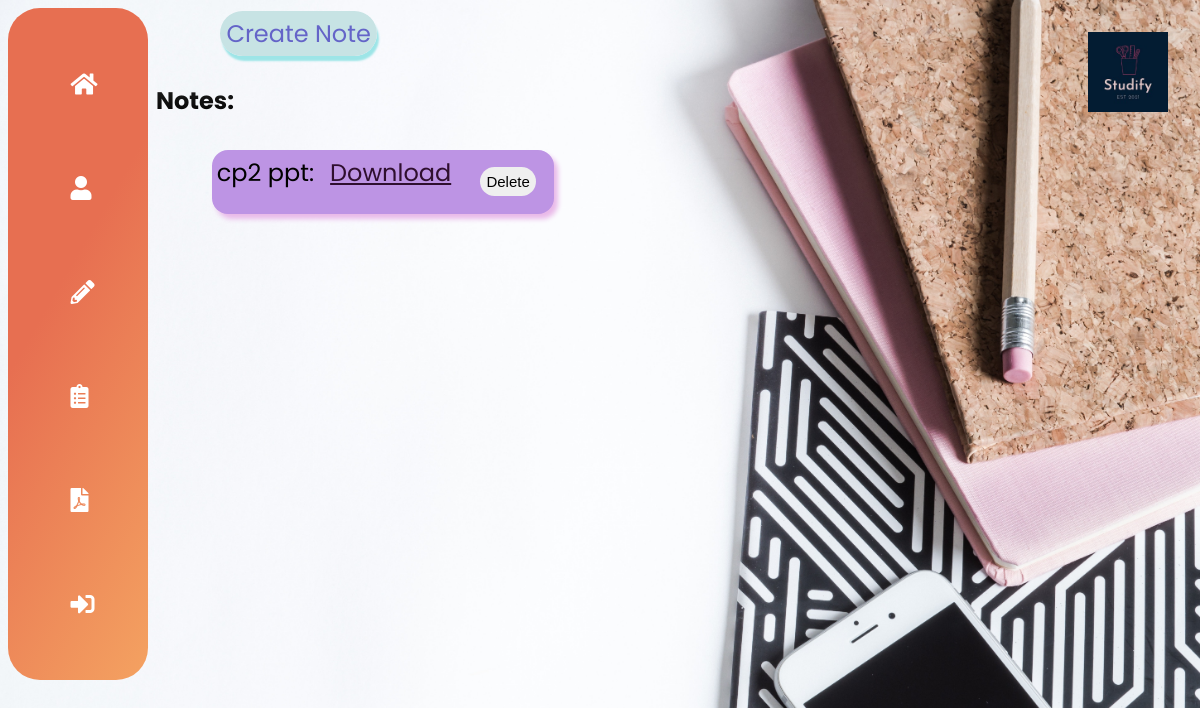
The page /notes/ (signed in) on the database as committed earlier.
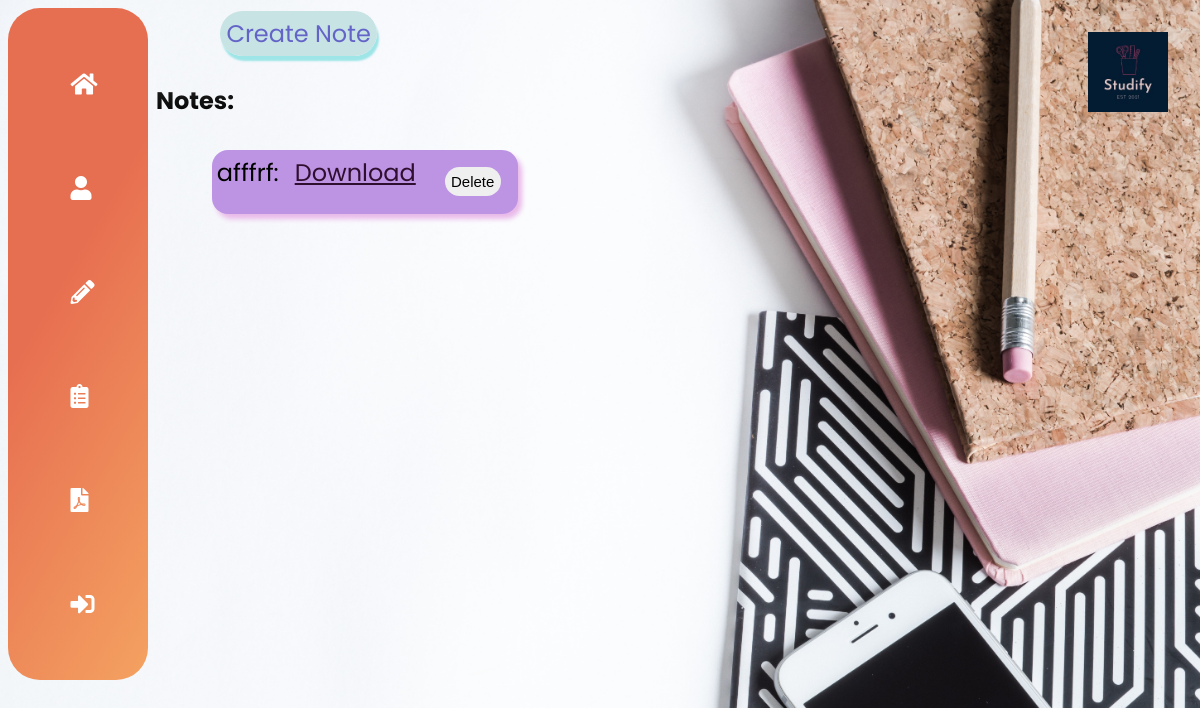
The same page on the database as committed later.
### notes/models.py (models this page shows, shortened)
class Note(models.Model):
    user = models.ForeignKey(User, on_delete=models.CASCADE,related_name="usernotes")
    title = models.CharField(max_length=512)
    pdf = models.FileField(upload_to="pdf")

### notes/views.py (the view)
# urls.py: path('', views.viewnote, name="viewnote"),
def viewnote(request):
    return render(request, 'notes/viewnotes.html', {'notes': Note.objects.all()})

### notes/templates/notes/viewnotes.html (shortened to what this page needs)
{% extends "main/base.html" %}
{% load static %}
{% block container %}
<link rel="stylesheet" href="{% static 'css/viewnotes.css' %}">
<div class="main-container-1">
    <a href="{% url 'createnote' %}" class="notes">Create Note</a>
<h4>Notes: </h4>
<ul>
{% for note in user.usernotes.all %}
<li class="note">{{note.title}}: <a href="{{note.pdf.url}}" class="notes-dwnl" download>Download</a>
    <form action="{% url 'deletenote' note.id %}" method="POST">
    <button class="btn-delete" type="submit">Delete</button>
    </form>
</li>
{% endfor %}
</ul>
</div>
{% endblock %}

Rows that differ between the two databases and show on the page:
removed Note: title "cp2 ppt"
added Note: title "afffrf"
